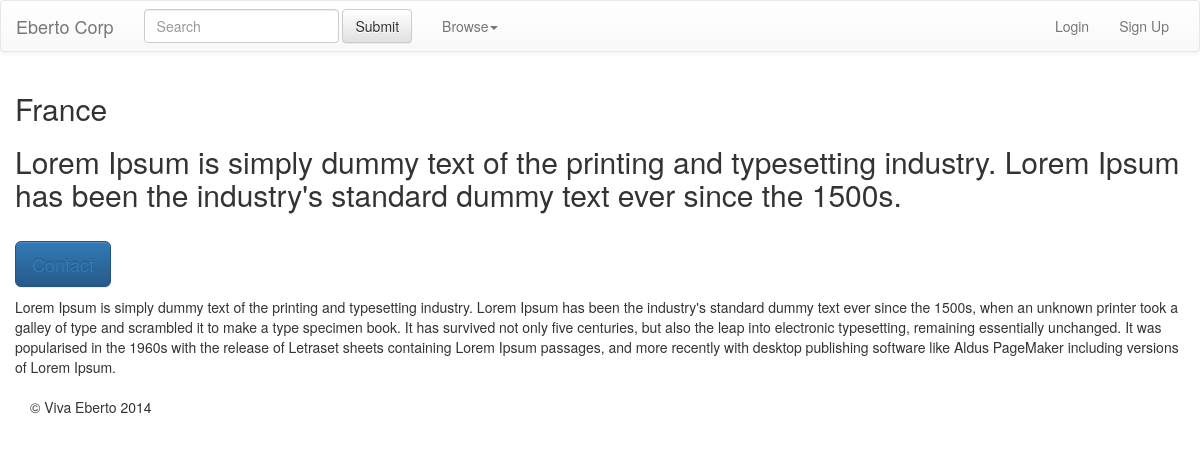
Screenshot of /country/france/ with the database file from the repository.
### countries/models.py (models this page shows, shortened)
class Country(models.Model):
    title = models.CharField(max_length=114, unique=True)
    short_description = models.TextField(max_length=255, null=True)
    slug = models.SlugField(unique=True, max_length=255)
    location = models.ForeignKey(Location, related_name='Country Related')
    content = models.TextField(max_length=2000, null=True)
    active = models.BooleanField(default=True)
    created = models.DateTimeField(auto_now_add=True)

### countries/views.py (the view)
# urls.py: url(r'^(?P<slug>[\w\-]+)/$', views.DetailView.as_view(), name='country_detail'),
class DetailView(generic.DetailView):
    model = Country
    template_name = 'countries/detail.html'

### templates/countries/detail.html (shortened to what this page needs)
{% extends 'base.html' %}
{% block content %}
<div class="span12">
<h2>{{ country.title }}</h2>
<h2>{{ country.short_description }}</h2>
<p> <button type="button" class="btn btn-primary btn-lg"><a href="{% url 'contacts:enquiry_country_form' country.id %}">Contact</a></button> </p>
<p>{{ country.content }}</p>
</div>
{% endblock %}

### rows the page displays
Country: title "France", short_description "Lorem Ipsum is simply dummy text of the printing and typesetting industry. Lorem Ipsum has been the industry's standard dummy text ever since the 1500s.", content "Lorem Ipsum is simply dummy text of the printing and typesetting industry. Lorem Ipsum has been the industry's standard dummy text ever since the 1500s, when an unknown printer took a galley of type and scrambled it to make a type specimen book. It has survived not only five centuries, but also the leap into electronic typesetting, remaining essentially unchanged. It was popularised in the 1960s with the release of Letraset sheets containing Lorem Ipsum passages, and more recently with desktop publishing software like Aldus PageMaker including versions of Lorem Ipsum."
